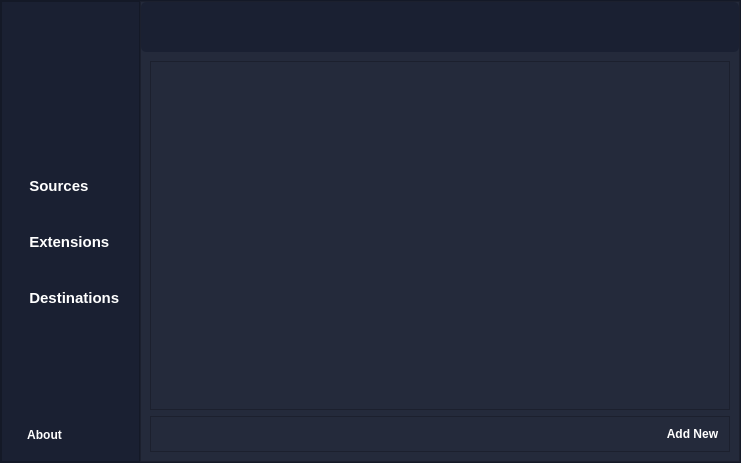
<?xml version="1.0" encoding="UTF-8"?>
<ui version="4.0">
 <class>MainWindow</class>
 <widget class="QMainWindow" name="MainWindow">
  <property name="geometry">
   <rect>
    <x>0</x>
    <y>0</y>
    <width>741</width>
    <height>463</height>
   </rect>
  </property>
  <property name="windowTitle">
   <string>Pathfinder</string>
  </property>
  <property name="windowIcon">
   <iconset>
    <normalon>:/images/images/logo.png</normalon>
   </iconset>
  </property>
  <property name="windowOpacity">
   <double>0.990000000000000</double>
  </property>
  <property name="styleSheet">
   <string notr="true">background-color: rgb(26, 32, 50);</string>
  </property>
  <widget class="QWidget" name="centralwidget">
   <layout class="QVBoxLayout" name="verticalLayout">
    <property name="spacing">
     <number>0</number>
    </property>
    <property name="leftMargin">
     <number>0</number>
    </property>
    <property name="topMargin">
     <number>0</number>
    </property>
    <property name="rightMargin">
     <number>0</number>
    </property>
    <property name="bottomMargin">
     <number>0</number>
    </property>
    <item>
     <widget class="QFrame" name="mainFrame">
      <property name="frameShape">
       <enum>QFrame::StyledPanel</enum>
      </property>
      <property name="frameShadow">
       <enum>QFrame::Raised</enum>
      </property>
      <layout class="QHBoxLayout" name="horizontalLayout_2">
       <property name="spacing">
        <number>0</number>
       </property>
       <property name="leftMargin">
        <number>0</number>
       </property>
       <property name="topMargin">
        <number>0</number>
       </property>
       <property name="rightMargin">
        <number>0</number>
       </property>
       <property name="bottomMargin">
        <number>0</number>
       </property>
       <item>
        <widget class="QFrame" name="sidebarFrame">
         <property name="maximumSize">
          <size>
           <width>165</width>
           <height>16777215</height>
          </size>
         </property>
         <property name="styleSheet">
          <string notr="true">background-color: rgb(26, 32, 50);</string>
         </property>
         <property name="frameShape">
          <enum>QFrame::StyledPanel</enum>
         </property>
         <property name="frameShadow">
          <enum>QFrame::Raised</enum>
         </property>
         <layout class="QVBoxLayout" name="verticalLayout_2">
          <item>
           <layout class="QHBoxLayout" name="logoLayout">
            <property name="topMargin">
             <number>20</number>
            </property>
            <property name="bottomMargin">
             <number>20</number>
            </property>
            <item>
             <widget class="QLabel" name="logoLabel">
              <property name="maximumSize">
               <size>
                <width>64</width>
                <height>64</height>
               </size>
              </property>
              <property name="layoutDirection">
               <enum>Qt::LeftToRight</enum>
              </property>
              <property name="text">
               <string/>
              </property>
              <property name="textFormat">
               <enum>Qt::AutoText</enum>
              </property>
              <property name="pixmap">
               <pixmap resource="resource.qrc">:/images/images/logo.png</pixmap>
              </property>
              <property name="scaledContents">
               <bool>true</bool>
              </property>
              <property name="alignment">
               <set>Qt::AlignCenter</set>
              </property>
              <property name="wordWrap">
               <bool>false</bool>
              </property>
             </widget>
            </item>
           </layout>
          </item>
          <item>
           <spacer name="bottomSpacer">
            <property name="orientation">
             <enum>Qt::Vertical</enum>
            </property>
            <property name="sizeHint" stdset="0">
             <size>
              <width>20</width>
              <height>40</height>
             </size>
            </property>
           </spacer>
          </item>
          <item>
           <widget class="QPushButton" name="sourceButton">
            <property name="minimumSize">
             <size>
              <width>0</width>
              <height>50</height>
             </size>
            </property>
            <property name="maximumSize">
             <size>
              <width>16777215</width>
              <height>16777215</height>
             </size>
            </property>
            <property name="font">
             <font>
              <pointsize>11</pointsize>
              <weight>75</weight>
              <bold>true</bold>
             </font>
            </property>
            <property name="toolTip">
             <string>Tracked folders</string>
            </property>
            <property name="toolTipDuration">
             <number>-1</number>
            </property>
            <property name="styleSheet">
             <string notr="true">QPushButton
{
color: rgb(255, 255, 255);
border-radius: 10px;
text-align: left;
padding: 10px;
}

QPushButton:hover
{
color: rgb(255, 255, 255);
border-radius: 10px;
text-align: left;
padding: 10px;
background-color: rgb(36, 42, 59);
}

QPushButton:checked
{
color: rgb(255, 255, 255);
border-radius: 10px;
text-align: left;
padding: 10px;
	background-color: rgb(47, 55, 77);
}
</string>
            </property>
            <property name="text">
             <string>  Sources</string>
            </property>
            <property name="icon">
             <iconset>
              <activeoff>:/icons/images/folder.ico</activeoff>
             </iconset>
            </property>
            <property name="checkable">
             <bool>true</bool>
            </property>
            <property name="checked">
             <bool>false</bool>
            </property>
            <property name="flat">
             <bool>true</bool>
            </property>
           </widget>
          </item>
          <item>
           <widget class="QPushButton" name="extButton">
            <property name="minimumSize">
             <size>
              <width>0</width>
              <height>50</height>
             </size>
            </property>
            <property name="font">
             <font>
              <pointsize>11</pointsize>
              <weight>75</weight>
              <bold>true</bold>
             </font>
            </property>
            <property name="toolTip">
             <string>Tracked file extensions</string>
            </property>
            <property name="layoutDirection">
             <enum>Qt::LeftToRight</enum>
            </property>
            <property name="styleSheet">
             <string notr="true">QPushButton
{
color: rgb(255, 255, 255);
border-radius: 10px;
text-align: left;
padding: 10px;
}

QPushButton:hover
{
color: rgb(255, 255, 255);
border-radius: 10px;
text-align: left;
padding: 10px;
background-color: rgb(36, 42, 59);
}

QPushButton:checked
{
color: rgb(255, 255, 255);
border-radius: 10px;
text-align: left;
padding: 10px;
background-color: rgb(47, 55, 77);
}</string>
            </property>
            <property name="text">
             <string>  Extensions</string>
            </property>
            <property name="icon">
             <iconset>
              <activeoff>:/icons/images/puzzle.ico</activeoff>
             </iconset>
            </property>
            <property name="checkable">
             <bool>true</bool>
            </property>
            <property name="flat">
             <bool>true</bool>
            </property>
           </widget>
          </item>
          <item>
           <widget class="QPushButton" name="destButton">
            <property name="minimumSize">
             <size>
              <width>0</width>
              <height>50</height>
             </size>
            </property>
            <property name="font">
             <font>
              <pointsize>11</pointsize>
              <weight>75</weight>
              <bold>true</bold>
             </font>
            </property>
            <property name="toolTip">
             <string>New file locations</string>
            </property>
            <property name="styleSheet">
             <string notr="true">QPushButton
{
color: rgb(255, 255, 255);
border-radius: 10px;
text-align: left;
padding: 10px;
}

QPushButton:hover
{
color: rgb(255, 255, 255);
border-radius: 10px;
text-align: left;
padding: 10px;
background-color: rgb(36, 42, 59);
}

QPushButton:checked
{
color: rgb(255, 255, 255);
border-radius: 10px;
text-align: left;
padding: 10px;
background-color: rgb(47, 55, 77);
}</string>
            </property>
            <property name="text">
             <string>  Destinations</string>
            </property>
            <property name="icon">
             <iconset>
              <activeoff>:/icons/images/travel.ico</activeoff>
             </iconset>
            </property>
            <property name="checkable">
             <bool>true</bool>
            </property>
            <property name="flat">
             <bool>true</bool>
            </property>
           </widget>
          </item>
          <item>
           <spacer name="upperSpacer">
            <property name="orientation">
             <enum>Qt::Vertical</enum>
            </property>
            <property name="sizeType">
             <enum>QSizePolicy::Expanding</enum>
            </property>
            <property name="sizeHint" stdset="0">
             <size>
              <width>20</width>
              <height>40</height>
             </size>
            </property>
           </spacer>
          </item>
          <item>
           <widget class="QPushButton" name="infoButton">
            <property name="minimumSize">
             <size>
              <width>0</width>
              <height>30</height>
             </size>
            </property>
            <property name="palette">
             <palette>
              <active>
               <colorrole role="WindowText">
                <brush brushstyle="SolidPattern">
                 <color alpha="255">
                  <red>255</red>
                  <green>255</green>
                  <blue>255</blue>
                 </color>
                </brush>
               </colorrole>
               <colorrole role="Button">
                <brush brushstyle="SolidPattern">
                 <color alpha="255">
                  <red>26</red>
                  <green>32</green>
                  <blue>50</blue>
                 </color>
                </brush>
               </colorrole>
               <colorrole role="Text">
                <brush brushstyle="SolidPattern">
                 <color alpha="255">
                  <red>255</red>
                  <green>255</green>
                  <blue>255</blue>
                 </color>
                </brush>
               </colorrole>
               <colorrole role="ButtonText">
                <brush brushstyle="SolidPattern">
                 <color alpha="255">
                  <red>255</red>
                  <green>255</green>
                  <blue>255</blue>
                 </color>
                </brush>
               </colorrole>
               <colorrole role="Base">
                <brush brushstyle="SolidPattern">
                 <color alpha="255">
                  <red>26</red>
                  <green>32</green>
                  <blue>50</blue>
                 </color>
                </brush>
               </colorrole>
               <colorrole role="Window">
                <brush brushstyle="SolidPattern">
                 <color alpha="255">
                  <red>26</red>
                  <green>32</green>
                  <blue>50</blue>
                 </color>
                </brush>
               </colorrole>
              </active>
              <inactive>
               <colorrole role="WindowText">
                <brush brushstyle="SolidPattern">
                 <color alpha="255">
                  <red>255</red>
                  <green>255</green>
                  <blue>255</blue>
                 </color>
                </brush>
               </colorrole>
               <colorrole role="Button">
                <brush brushstyle="SolidPattern">
                 <color alpha="255">
                  <red>26</red>
                  <green>32</green>
                  <blue>50</blue>
                 </color>
                </brush>
               </colorrole>
               <colorrole role="Text">
                <brush brushstyle="SolidPattern">
                 <color alpha="255">
                  <red>255</red>
                  <green>255</green>
                  <blue>255</blue>
                 </color>
                </brush>
               </colorrole>
               <colorrole role="ButtonText">
                <brush brushstyle="SolidPattern">
                 <color alpha="255">
                  <red>255</red>
                  <green>255</green>
                  <blue>255</blue>
                 </color>
                </brush>
               </colorrole>
               <colorrole role="Base">
                <brush brushstyle="SolidPattern">
                 <color alpha="255">
                  <red>26</red>
                  <green>32</green>
                  <blue>50</blue>
                 </color>
                </brush>
               </colorrole>
               <colorrole role="Window">
                <brush brushstyle="SolidPattern">
                 <color alpha="255">
                  <red>26</red>
                  <green>32</green>
                  <blue>50</blue>
                 </color>
                </brush>
               </colorrole>
              </inactive>
              <disabled>
               <colorrole role="WindowText">
                <brush brushstyle="SolidPattern">
                 <color alpha="255">
                  <red>255</red>
                  <green>255</green>
                  <blue>255</blue>
                 </color>
                </brush>
               </colorrole>
               <colorrole role="Button">
                <brush brushstyle="SolidPattern">
                 <color alpha="255">
                  <red>26</red>
                  <green>32</green>
                  <blue>50</blue>
                 </color>
                </brush>
               </colorrole>
               <colorrole role="Text">
                <brush brushstyle="SolidPattern">
                 <color alpha="255">
                  <red>255</red>
                  <green>255</green>
                  <blue>255</blue>
                 </color>
                </brush>
               </colorrole>
               <colorrole role="ButtonText">
                <brush brushstyle="SolidPattern">
                 <color alpha="255">
                  <red>255</red>
                  <green>255</green>
                  <blue>255</blue>
                 </color>
                </brush>
               </colorrole>
               <colorrole role="Base">
                <brush brushstyle="SolidPattern">
                 <color alpha="255">
                  <red>26</red>
                  <green>32</green>
                  <blue>50</blue>
                 </color>
                </brush>
               </colorrole>
               <colorrole role="Window">
                <brush brushstyle="SolidPattern">
                 <color alpha="255">
                  <red>26</red>
                  <green>32</green>
                  <blue>50</blue>
                 </color>
                </brush>
               </colorrole>
              </disabled>
             </palette>
            </property>
            <property name="font">
             <font>
              <weight>75</weight>
              <bold>true</bold>
             </font>
            </property>
            <property name="toolTip">
             <string>Program info</string>
            </property>
            <property name="styleSheet">
             <string notr="true">QPushButton
{
color: rgb(255, 255, 255);
border-radius: 10px;
text-align: left;
padding: 10px;
}

QPushButton:hover
{
color: rgb(255, 255, 255);
border-radius: 10px;
text-align: left;
padding: 10px;
background-color: rgb(36, 42, 59);
}

QPushButton:checked
{
color: rgb(255, 255, 255);
border-radius: 10px;
text-align: left;
padding: 10px;
background-color: rgb(47, 55, 77);
}</string>
            </property>
            <property name="text">
             <string>  About</string>
            </property>
            <property name="icon">
             <iconset>
              <activeoff>:/icons/images/info.ico</activeoff>
             </iconset>
            </property>
            <property name="checkable">
             <bool>true</bool>
            </property>
            <property name="autoDefault">
             <bool>false</bool>
            </property>
            <property name="default">
             <bool>false</bool>
            </property>
            <property name="flat">
             <bool>true</bool>
            </property>
           </widget>
          </item>
         </layout>
        </widget>
       </item>
       <item>
        <widget class="QFrame" name="contentFrame">
         <property name="styleSheet">
          <string notr="true">background-color: rgb(36, 42, 59);</string>
         </property>
         <property name="frameShape">
          <enum>QFrame::StyledPanel</enum>
         </property>
         <property name="frameShadow">
          <enum>QFrame::Raised</enum>
         </property>
         <layout class="QVBoxLayout" name="verticalLayout_6">
          <property name="spacing">
           <number>0</number>
          </property>
          <property name="leftMargin">
           <number>0</number>
          </property>
          <property name="topMargin">
           <number>0</number>
          </property>
          <property name="rightMargin">
           <number>0</number>
          </property>
          <property name="bottomMargin">
           <number>0</number>
          </property>
          <item>
           <widget class="QFrame" name="descriptionFrame">
            <property name="minimumSize">
             <size>
              <width>0</width>
              <height>50</height>
             </size>
            </property>
            <property name="autoFillBackground">
             <bool>false</bool>
            </property>
            <property name="styleSheet">
             <string notr="true">background-color: rgb(26, 32, 50);
border-radius: 5px;
</string>
            </property>
            <property name="frameShape">
             <enum>QFrame::StyledPanel</enum>
            </property>
            <property name="frameShadow">
             <enum>QFrame::Raised</enum>
            </property>
            <widget class="QLabel" name="descriptionLabel">
             <property name="geometry">
              <rect>
               <x>0</x>
               <y>0</y>
               <width>571</width>
               <height>50</height>
              </rect>
             </property>
             <property name="minimumSize">
              <size>
               <width>0</width>
               <height>50</height>
              </size>
             </property>
             <property name="maximumSize">
              <size>
               <width>16777215</width>
               <height>50</height>
              </size>
             </property>
             <property name="font">
              <font>
               <family>Roboto Medium</family>
               <pointsize>10</pointsize>
               <weight>75</weight>
               <bold>true</bold>
               <underline>false</underline>
               <strikeout>false</strikeout>
               <stylestrategy>PreferDefault</stylestrategy>
               <kerning>true</kerning>
              </font>
             </property>
             <property name="autoFillBackground">
              <bool>false</bool>
             </property>
             <property name="styleSheet">
              <string notr="true">QLabel
{
color: rgb(255, 255, 255);
border-radius: 10px;
text-align: left;
padding-left: 15px;
}</string>
             </property>
             <property name="text">
              <string/>
             </property>
             <property name="textFormat">
              <enum>Qt::AutoText</enum>
             </property>
             <property name="scaledContents">
              <bool>false</bool>
             </property>
             <property name="alignment">
              <set>Qt::AlignCenter</set>
             </property>
             <property name="wordWrap">
              <bool>true</bool>
             </property>
             <property name="textInteractionFlags">
              <set>Qt::LinksAccessibleByKeyboard|Qt::LinksAccessibleByMouse</set>
             </property>
            </widget>
           </widget>
          </item>
          <item>
           <layout class="QVBoxLayout" name="contentLayout">
            <property name="spacing">
             <number>6</number>
            </property>
            <property name="leftMargin">
             <number>9</number>
            </property>
            <property name="topMargin">
             <number>9</number>
            </property>
            <property name="rightMargin">
             <number>9</number>
            </property>
            <property name="bottomMargin">
             <number>9</number>
            </property>
            <item>
             <widget class="QFrame" name="scrollFrame">
              <property name="styleSheet">
               <string notr="true">QScrollBar:horizontal
    {
        height: 15px;
        margin: 3px 15px 3px 15px;
        border: 1px transparent #2A2929;
        border-radius: 4px;
        background-color: rgb(26, 32, 50);
    }

    QScrollBar::handle:horizontal
    {
       background-color: qlineargradient(spread:pad, x1:0.954545, y1:0, x2:0, y2:1, stop:0 rgba(39, 180, 255, 255), stop:1 rgba(44, 227, 255, 255));
        min-width: 5px;
        border-radius: 4px;
    }

    QScrollBar::add-line:horizontal
    {
        margin: 0px 3px 0px 3px;
        border-image: url(:/qss_icons/rc/right_arrow_disabled.png);
        width: 10px;
        height: 10px;
        subcontrol-position: right;
        subcontrol-origin: margin;
    }

    QScrollBar::sub-line:horizontal
    {
        margin: 0px 3px 0px 3px;
        border-image: url(:/qss_icons/rc/left_arrow_disabled.png);
        height: 10px;
        width: 10px;
        subcontrol-position: left;
        subcontrol-origin: margin;
    }

    QScrollBar::add-line:horizontal:hover,QScrollBar::add-line:horizontal:on
    {
        border-image: url(:/qss_icons/rc/right_arrow.png);
        height: 10px;
        width: 10px;
        subcontrol-position: right;
        subcontrol-origin: margin;
    }


    QScrollBar::sub-line:horizontal:hover, QScrollBar::sub-line:horizontal:on
    {
        border-image: url(:/qss_icons/rc/left_arrow.png);
        height: 10px;
        width: 10px;
        subcontrol-position: left;
        subcontrol-origin: margin;
    }

    QScrollBar::up-arrow:horizontal, QScrollBar::down-arrow:horizontal
    {
        background: none;
    }


    QScrollBar::add-page:horizontal, QScrollBar::sub-page:horizontal
    {
        background: none;
    }

    QScrollBar:vertical
    {
        background-color: rgb(26, 32, 50);
        width: 15px;
        margin: 15px 3px 15px 3px;
        border: 1px transparent #2A2929;
        border-radius: 4px;
    }

    QScrollBar::handle:vertical
    {
        background-color: qlineargradient(spread:pad, x1:0.954545, y1:0, x2:0, y2:1, stop:0 rgba(39, 180, 255, 255), stop:1 rgba(44, 227, 255, 255));
        min-height: 5px;
        border-radius: 4px;
    }

    QScrollBar::sub-line:vertical
    {
        margin: 3px 0px 3px 0px;
        border-image: url(:/qss_icons/rc/up_arrow_disabled.png);
        height: 10px;
        width: 10px;
        subcontrol-position: top;
        subcontrol-origin: margin;
    }

    QScrollBar::add-line:vertical
    {
        margin: 3px 0px 3px 0px;
        border-image: url(:/qss_icons/rc/down_arrow_disabled.png);
        height: 10px;
        width: 10px;
        subcontrol-position: bottom;
        subcontrol-origin: margin;
    }

    QScrollBar::sub-line:vertical:hover,QScrollBar::sub-line:vertical:on
    {
        border-image: url(:/qss_icons/rc/up_arrow.png);
        height: 10px;
        width: 10px;
        subcontrol-position: top;
        subcontrol-origin: margin;
    }

    QScrollBar::add-line:vertical:hover, QScrollBar::add-line:vertical:on
    {
        border-image: url(:/qss_icons/rc/down_arrow.png);
        height: 10px;
        width: 10px;
        subcontrol-position: bottom;
        subcontrol-origin: margin;
    }

    QScrollBar::up-arrow:vertical, QScrollBar::down-arrow:vertical
    {
        background: none;
    }

    QScrollBar::add-page:vertical, QScrollBar::sub-page:vertical
    {
        background: none;
    }</string>
              </property>
              <property name="frameShape">
               <enum>QFrame::StyledPanel</enum>
              </property>
              <property name="frameShadow">
               <enum>QFrame::Raised</enum>
              </property>
              <layout class="QVBoxLayout" name="verticalLayout_4">
               <property name="spacing">
                <number>0</number>
               </property>
               <property name="leftMargin">
                <number>0</number>
               </property>
               <property name="topMargin">
                <number>0</number>
               </property>
               <property name="rightMargin">
                <number>0</number>
               </property>
               <property name="bottomMargin">
                <number>0</number>
               </property>
               <item>
                <widget class="QScrollArea" name="scrollArea">
                 <property name="minimumSize">
                  <size>
                   <width>0</width>
                   <height>0</height>
                  </size>
                 </property>
                 <property name="focusPolicy">
                  <enum>Qt::NoFocus</enum>
                 </property>
                 <property name="styleSheet">
                  <string notr="true"/>
                 </property>
                 <property name="frameShape">
                  <enum>QFrame::NoFrame</enum>
                 </property>
                 <property name="frameShadow">
                  <enum>QFrame::Plain</enum>
                 </property>
                 <property name="verticalScrollBarPolicy">
                  <enum>Qt::ScrollBarAsNeeded</enum>
                 </property>
                 <property name="horizontalScrollBarPolicy">
                  <enum>Qt::ScrollBarAsNeeded</enum>
                 </property>
                 <property name="sizeAdjustPolicy">
                  <enum>QAbstractScrollArea::AdjustIgnored</enum>
                 </property>
                 <property name="widgetResizable">
                  <bool>true</bool>
                 </property>
                 <widget class="QWidget" name="scrollAreaContent">
                  <property name="geometry">
                   <rect>
                    <x>0</x>
                    <y>0</y>
                    <width>555</width>
                    <height>345</height>
                   </rect>
                  </property>
                  <property name="minimumSize">
                   <size>
                    <width>0</width>
                    <height>0</height>
                   </size>
                  </property>
                 </widget>
                </widget>
               </item>
              </layout>
             </widget>
            </item>
            <item>
             <widget class="QFrame" name="buttonFrame">
              <property name="styleSheet">
               <string notr="true"/>
              </property>
              <property name="frameShape">
               <enum>QFrame::StyledPanel</enum>
              </property>
              <property name="frameShadow">
               <enum>QFrame::Raised</enum>
              </property>
              <layout class="QHBoxLayout" name="horizontalLayout_3">
               <property name="spacing">
                <number>0</number>
               </property>
               <property name="leftMargin">
                <number>0</number>
               </property>
               <property name="topMargin">
                <number>0</number>
               </property>
               <property name="rightMargin">
                <number>0</number>
               </property>
               <property name="bottomMargin">
                <number>0</number>
               </property>
               <item>
                <spacer name="horizontalSpacer">
                 <property name="orientation">
                  <enum>Qt::Horizontal</enum>
                 </property>
                 <property name="sizeHint" stdset="0">
                  <size>
                   <width>40</width>
                   <height>20</height>
                  </size>
                 </property>
                </spacer>
               </item>
               <item>
                <widget class="QPushButton" name="addButton">
                 <property name="minimumSize">
                  <size>
                   <width>0</width>
                   <height>30</height>
                  </size>
                 </property>
                 <property name="maximumSize">
                  <size>
                   <width>16777215</width>
                   <height>16777215</height>
                  </size>
                 </property>
                 <property name="font">
                  <font>
                   <weight>75</weight>
                   <bold>true</bold>
                  </font>
                 </property>
                 <property name="toolTipDuration">
                  <number>-1</number>
                 </property>
                 <property name="layoutDirection">
                  <enum>Qt::LeftToRight</enum>
                 </property>
                 <property name="styleSheet">
                  <string notr="true">QPushButton
{
color: rgb(255, 255, 255);
border-radius: 5px;
text-align: center;
padding: 10px;
}

QPushButton:hover
{
color:rgb(255, 255, 255);
border-radius: 5px;
text-align: center;
padding: 10px;
background-color: rgb(26, 32, 50);
}

QPushButton:disabled
{
color: rgb(142, 142, 142);
border-radius: 5px;
text-align: center;
padding: 10px;
}</string>
                 </property>
                 <property name="text">
                  <string> Add New</string>
                 </property>
                 <property name="icon">
                  <iconset>
                   <activeoff>:/icons/images/plus.ico</activeoff>
                  </iconset>
                 </property>
                </widget>
               </item>
              </layout>
             </widget>
            </item>
           </layout>
          </item>
         </layout>
        </widget>
       </item>
      </layout>
     </widget>
    </item>
   </layout>
  </widget>
 </widget>
 <tabstops>
  <tabstop>sourceButton</tabstop>
  <tabstop>extButton</tabstop>
  <tabstop>destButton</tabstop>
  <tabstop>infoButton</tabstop>
 </tabstops>
 <resources>
  <include location="resource.qrc"/>
 </resources>
 <connections/>
</ui>
